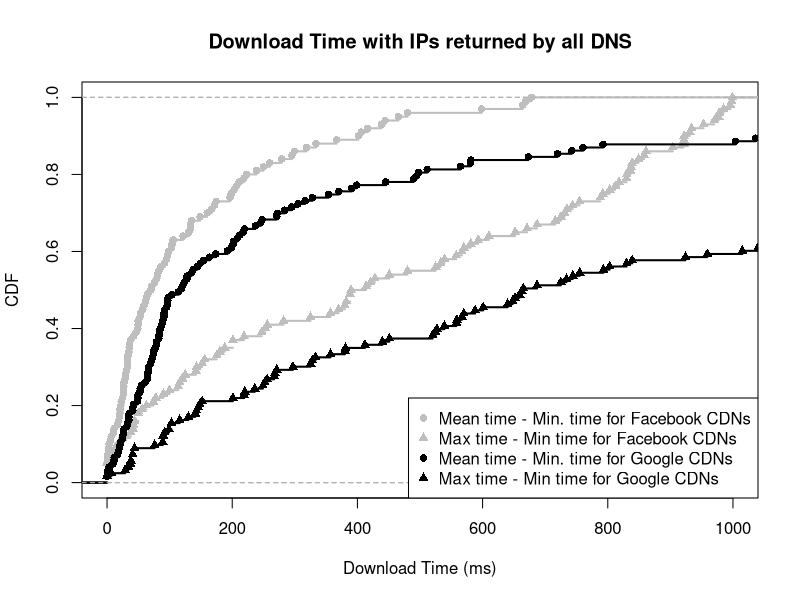

Write the R code that produced this figure.
mean_min_f <- c(6.611111, 86.138889, 171.662921, 32.388889, 71.659091, 130.750000, 5.666667, 49.083333, 198.316667, 29.500000, 83.078740, 57.138889, 121.416667, 18.500000, 416.545500, 279.090909, 259.845000, 3.444444, 61.291667, 0.363636, 0.000000, 46.250000, 26.272727, 102.632667, 92.166667, 97.951889, 480.014792, 20.583333, 10.166667, 25.142857, 3.000000, 79.458333, 37.333333, 218.610000, 133.638889, 0.000000, 222.660000, 465.497333, 202.906667, 22.000000, 30.777778, 167.249167, 299.166000, 33.486111, 26.944444, 42.283333, 135.055556, 26.333333, 401.608889, 35.812500, 318.594103, 677.926667, 22.652778, 249.999167, 26.833333, 295.387778, 406.196333, 0.000000, 0.000000, 366.798667, 53.500000, 663.859333, 210.906467, 174.388333, 148.633000, 11.325000, 69.953908, 28.925926, 2.833333, 62.723298, 34.916667, 96.833333, 0.835616, 32.750000, 35.440417, 49.650794, 59.092593, 0.000000, 238.698333, 668.861220, 105.705633, 160.036852, 49.625000, 206.777778, 333.940588, 19.550725, 76.138889, 52.722222, 95.333333, 104.083333, 32.500000, 196.277222, 16.333333, 65.250000, 133.222222, 80.303030, 20.800000, 598.139524, 444.329444, 438.539167)

max_min_f <- c(21.00, 687.00, 652.00, 50.00, 830.00, 388.00, 31.00, 152.00, 581.00, 100.00, 803.00, 539.00, 282.00, 42.00, 566.99, 533.00, 413.99, 7.00, 428.00, 7.00, 0.00, 175.00, 90.00, 829.99, 922.00, 187.99, 609.99, 180.00, 18.00, 116.00, 12.00, 570.00, 74.00, 479.99, 593.00, 0.00, 324.99, 743.99, 903.99, 78.00, 143.00, 715.99, 811.99, 725.00, 56.00, 421.00, 256.00, 142.00, 730.99, 388.00, 369.99, 969.99, 156.00, 860.99, 44.00, 670.99, 857.99, 0.00, 0.00, 791.99, 114.00, 848.99, 998.99, 836.99, 920.99, 120.00, 976.99, 201.00, 13.00, 997.99, 219.00, 755.00, 38.00, 63.00, 952.99, 390.00, 357.00, 0.00, 933.99, 995.99, 977.99, 984.99, 451.00, 735.00, 835.99, 380.00, 247.00, 525.00, 253.00, 558.00, 125.00, 930.99, 41.00, 201.00, 839.00, 382.00, 50.00, 921.99, 787.99, 817.99)

mean_min_g <- c(18.296117, 128.044444, 391.000000, 144.470588, 118.750000, 91.181319, 127.535714, 53.000000, 84.166667, 49.083333, 247.779221, 494.773810, 79.045455, 82.719807, 71.279412, 305.142857, 154.541667, 672.950000, 353.724138, 742.384615, 2174.024250, 3.444444, 271.162500, 1.500000, 581.500000, 74.900000, 26.272727, 271.847826, 163.608696, 1192.432037, 1305.775690, 78.888235, 35.333333, 25.142857, 41.277778, 73.060976, 201.000000, 90.916667, 284.115385, 208.012821, 489.833333, 1337.500000, 760.545455, 1249.500000, 245.650000, 52.663636, 49.500000, 0.000000, 54.933333, 236.866667, 497.400000, 86.638889, 212.027778, 64.861111, 135.055556, 76.952381, 511.444444, 74.111111, 103.763636, 6890.984381, 20.750000, 1507.809524, 31.750000, 32.833333, 564.603448, 26.833333, 316.533333, 1977.414390, 1003.695652, 2103.083333, 328.142857, 92.187500, 1896.925000, 217.396175, 370.375000, 295.214286, 89.538462, 123.491031, 66.194444, 64.291667, 97.500000, 66.676471, 34.916667, 96.833333, 0.823529, 83.047619, 97.075357, 69.638889, 84.676471, 398.764412, 0.000000, 1194.794872, 719.729965, 219.743929, 11.250000, 148.923077, 137.551020, 114.447368, 173.552632, 445.571429, 21.548387, 11.416667, 88.845238, 41.220000, 42.666667, 198.735294, 95.142857, 1169.777778, 17.000000, 60.850000, 2190.373750, 24.555556, 202.333333, 19.625000, 9.571429, 65.250000, 35.045455, 192.383333, 121.219178, 49.283019, 1036.100000, 792.500000, 580.468750)

max_min_g <- c(76.00, 687.00, 1567.00, 652.00, 440.00, 830.00, 734.00, 141.00, 659.00, 152.00, 648.00, 6844.00, 236.00, 803.00, 539.00, 527.00, 567.00, 1852.00, 1573.00, 4884.00, 9413.99, 7.00, 2577.00, 34.00, 1599.00, 252.00, 90.00, 7444.00, 1247.00, 9187.99, 9609.99, 744.00, 103.00, 116.00, 89.00, 570.00, 588.00, 333.00, 2528.00, 839.00, 1999.00, 4017.00, 3077.00, 5746.00, 1705.00, 148.00, 99.00, 0.00, 143.00, 1628.00, 1228.00, 725.00, 1703.00, 665.00, 256.00, 268.00, 2154.00, 381.00, 924.00, 9369.99, 103.00, 5597.00, 297.00, 92.00, 4437.00, 44.00, 1245.00, 9857.99, 2687.00, 4078.00, 1199.00, 249.00, 8294.00, 4926.00, 3016.00, 4826.00, 220.00, 1375.00, 412.00, 601.00, 325.00, 1015.00, 219.00, 755.00, 38.00, 146.00, 9952.99, 959.00, 357.00, 9914.99, 0.00, 4328.00, 6153.00, 2862.00, 29.00, 520.00, 1422.00, 451.00, 793.00, 2280.00, 380.00, 37.00, 267.00, 525.00, 90.00, 640.00, 558.00, 3513.00, 41.00, 271.00, 7980.99, 44.00, 1040.00, 130.00, 41.00, 201.00, 328.00, 7783.00, 559.00, 663.00, 5678.00, 2281.00, 2666.00)

mean_min_val_f = ecdf(mean_min_f)
max_min_val_f = ecdf(max_min_f)
mean_min_val_g = ecdf(mean_min_g)
max_min_val_g = ecdf(max_min_g)

plot(mean_min_val_f, lty=1, col="grey", pch = 16, xlab="Download Time (ms)", ylab="CDF", main="Download Time with IPs returned by all DNS", xlim=c(0, 1000), lwd = 2)
lines(max_min_val_f, pch = 17, col="grey", lwd = 2)
lines(mean_min_val_g, pch = 16, col="black", lwd = 2)
lines(max_min_val_g, pch = 17, col="black", lwd = 2)

legend("bottomright",  pch = c(16, 17, 16, 17), legend=c("Mean time - Min. time for Facebook CDNs", "Max time - Min time for Facebook CDNs", "Mean time - Min. time for Google CDNs", "Max time - Min time for Google CDNs"), col=c("grey", "grey", "black", "black"))
